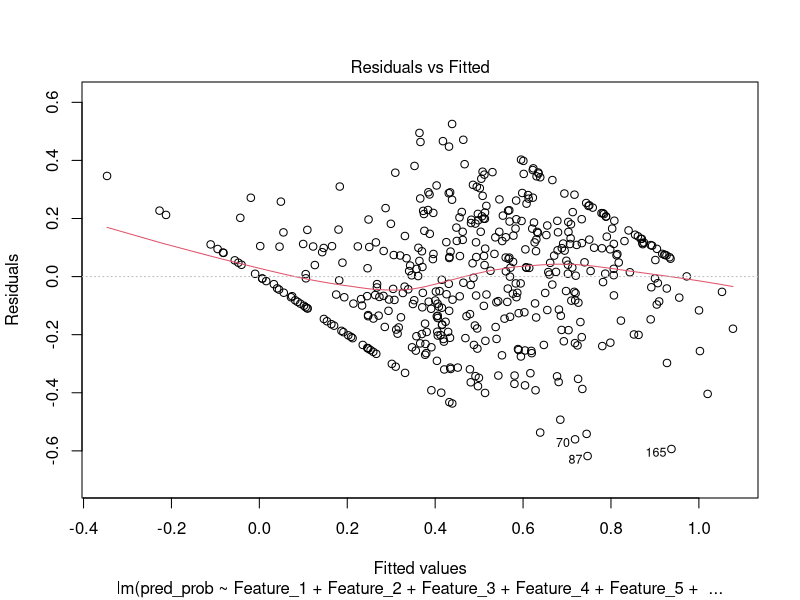
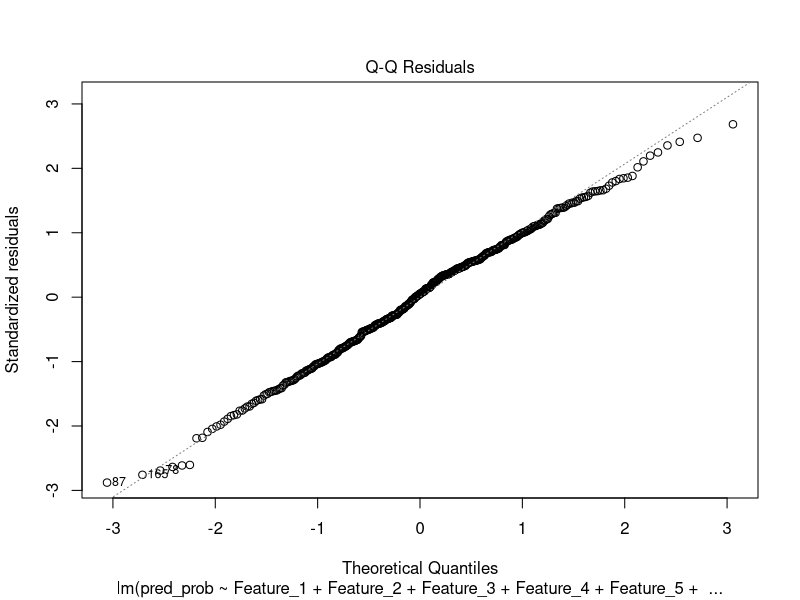
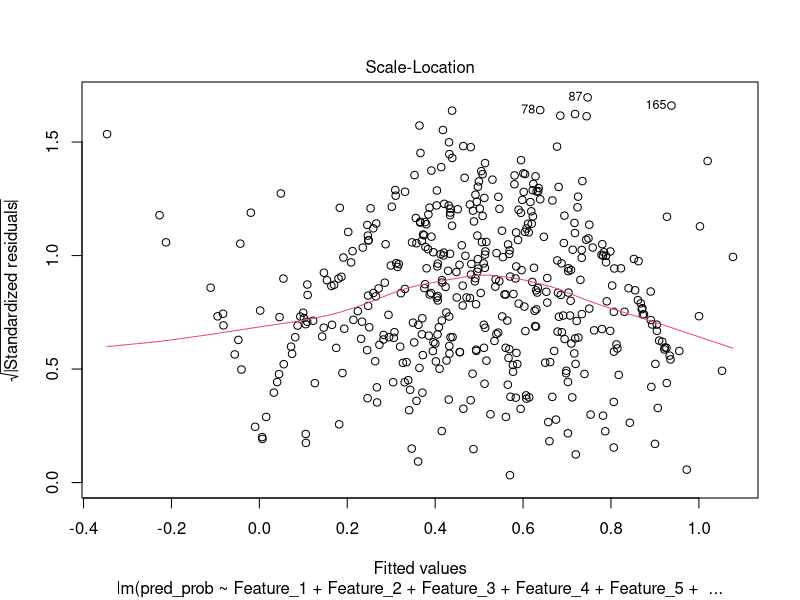
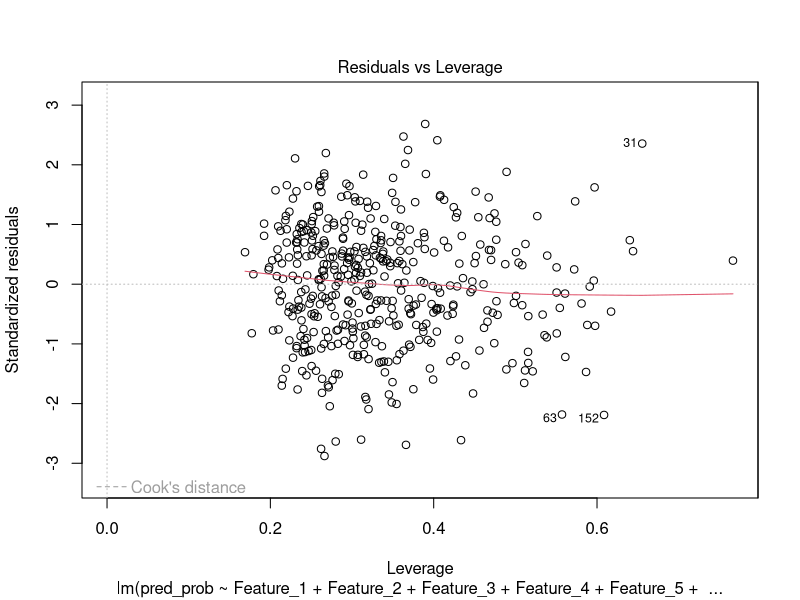
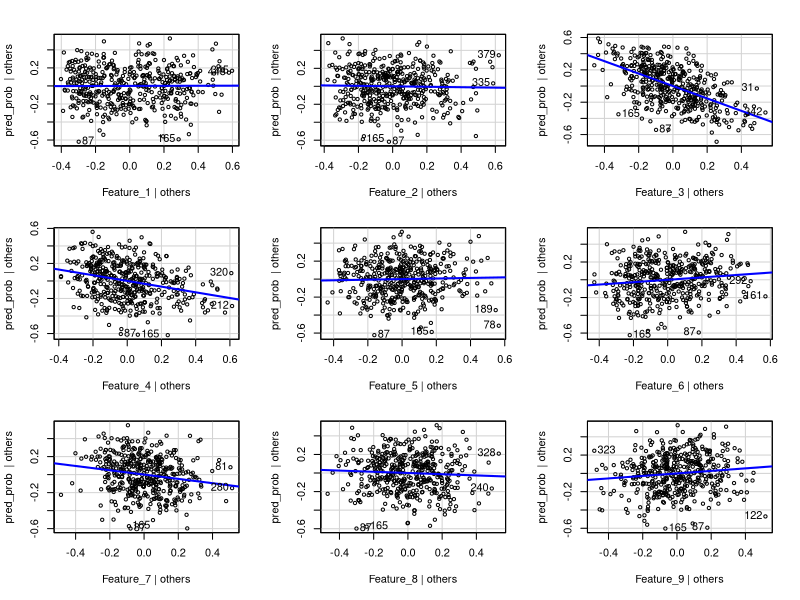
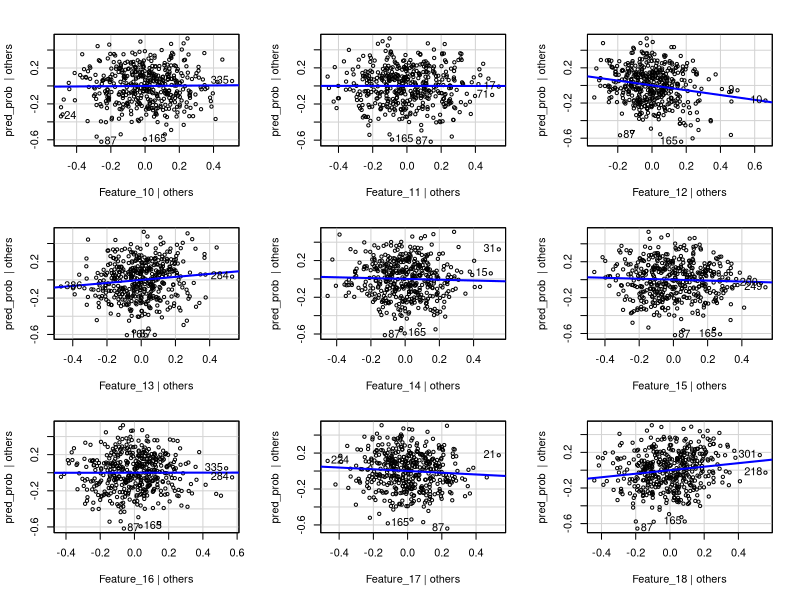
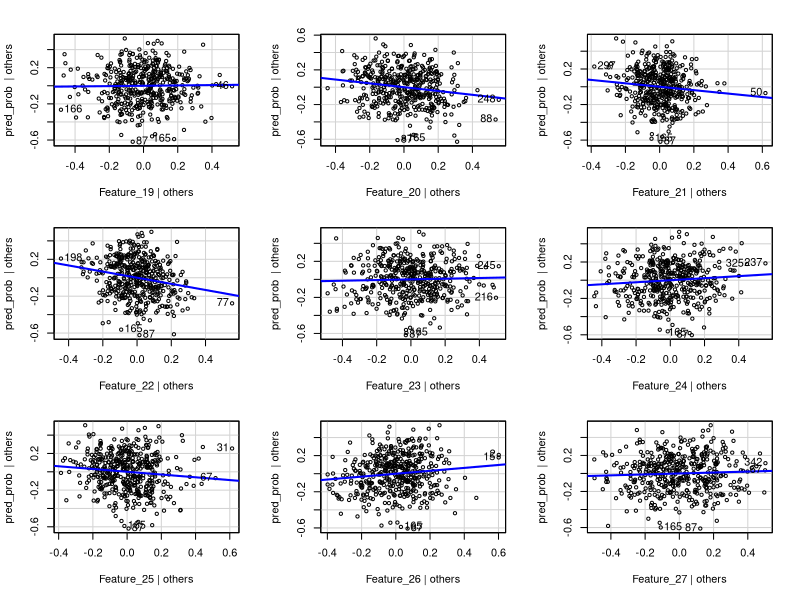
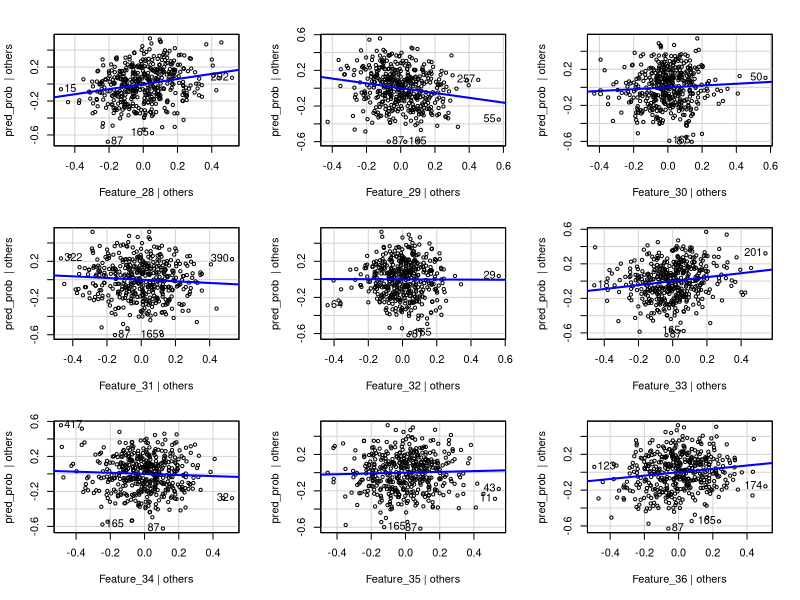

R code for these plots, in order: (Note: this script raises an error after producing the figures.)
## ---- chunk 1
knitr::opts_chunk$set(echo = TRUE)
## ---- chunk 2
# Load the required libraries
library(tidyverse)
library(caret)
library(MASS)
library(car)


## ---- chunk 3
# Load the dataset
data <- read.csv("pca_data_150.csv")  # Update with the actual CSV file name

# Display the structure of the loaded data
str(data)

## ---- chunk 4
# Load the dplyr package for data manipulation
library(dplyr)

# Normalize each feature to the range [0, 1]
normalized_data <- data %>%
  mutate(across(starts_with("Feature"), ~ (.-min(.)) / (max(.) - min(.))))

# Display the first few rows of the normalized data
head(normalized_data)


## ---- chunk 5
col_name <- NULL;
for (i in 1:150) {
  
  col_name <-  paste0(col_name,"Feature_", i,"+")
  #data[, col_name] <- boxcox(data[, paste0("Feature_", i)], lambda = NULL)$x
}
cat(col_name)
## ---- chunk 6
model_2  = lm(pred_prob ~ Feature_1+Feature_2+Feature_3+Feature_4+Feature_5+Feature_6+Feature_7+Feature_8+Feature_9+Feature_10+Feature_11+Feature_12+Feature_13+Feature_14+Feature_15+Feature_16+Feature_17+Feature_18+Feature_19+Feature_20+Feature_21+Feature_22+Feature_23+Feature_24+Feature_25+Feature_26+Feature_27+Feature_28+Feature_29+Feature_30+Feature_31+Feature_32+Feature_33+Feature_34+Feature_35+Feature_36+Feature_37+Feature_38+Feature_39+Feature_40+Feature_41+Feature_42+Feature_43+Feature_44+Feature_45+Feature_46+Feature_47+Feature_48+Feature_49+Feature_50+Feature_51+Feature_52+Feature_53+Feature_54+Feature_55+Feature_56+Feature_57+Feature_58+Feature_59+Feature_60+Feature_61+Feature_62+Feature_63+Feature_64+Feature_65+Feature_66+Feature_67+Feature_68+Feature_69+Feature_70+Feature_71+Feature_72+Feature_73+Feature_74+Feature_75+Feature_76+Feature_77+Feature_78+Feature_79+Feature_80+Feature_81+Feature_82+Feature_83+Feature_84+Feature_85+Feature_86+Feature_87+Feature_88+Feature_89+Feature_90+Feature_91+Feature_92+Feature_93+Feature_94+Feature_95+Feature_96+Feature_97+Feature_98+Feature_99+Feature_100+Feature_101+Feature_102+Feature_103+Feature_104+Feature_105+Feature_106+Feature_107+Feature_108+Feature_109+Feature_110+Feature_111+Feature_112+Feature_113+Feature_114+Feature_115+Feature_116+Feature_117+Feature_118+Feature_119+Feature_120+Feature_121+Feature_122+Feature_123+Feature_124+Feature_125+Feature_126+Feature_127+Feature_128+Feature_129+Feature_130+Feature_131+Feature_132+Feature_133+Feature_134+Feature_135+Feature_136+Feature_137+Feature_138+Feature_139+Feature_140+Feature_141+Feature_142+Feature_143+Feature_144+Feature_145+Feature_146+Feature_147+Feature_148+Feature_149+Feature_150, data = normalized_data)
summary(model_2)
## ---- chunk 7

plot(model_2)
## ---- chunk 8

residuals <- residuals(model_2)

# Create the AV plot
avPlots(model_2)

# Create the CR plot
crPlots(model_2)

## ---- chunk 9
# Apply Box-Cox transformation to the target variable (response) if needed
# For example, if you have a response variable named 'y', you can transform it like this:
# data$y_transformed <- boxcox(data$y, lambda = NULL)
# Uncomment and modify the above line based on your data

# Apply Box-Cox transformation to the features
# Assuming the transformed features are named 'Feature_1_transformed', ..., 'Feature_10_transformed'

boxcox(data[, paste0("Feature_1")], lambda = NULL)
for (i in 1:10) {
  boxcox(data[, paste0("Feature_", i)], lambda = NULL)
  #col_name <- paste0("Feature_", i, "_transformed")
  #data[, col_name] <- boxcox(data[, paste0("Feature_", i)], lambda = NULL)$x
}

# Define the list of transformed feature names
transformed_feature_names <- paste0("Feature_", 1:10, "_transformed")  # Adjust the range as needed

# Construct the formula for MLR
formula <- reformulate(transformed_feature_names, response = "y")

# Perform Multiple Linear Regression (MLR) using the transformed features
model <- lm(formula, data = data)

# Display the summary of the MLR model
summary(model)
